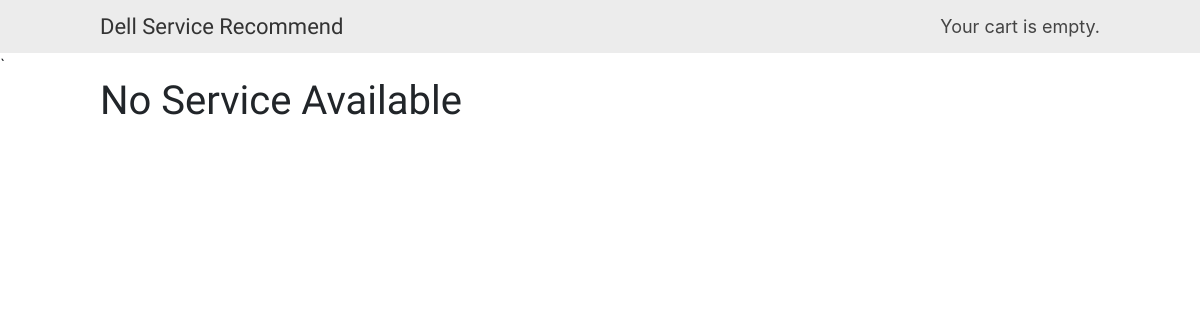
Page /services on the earlier database version.
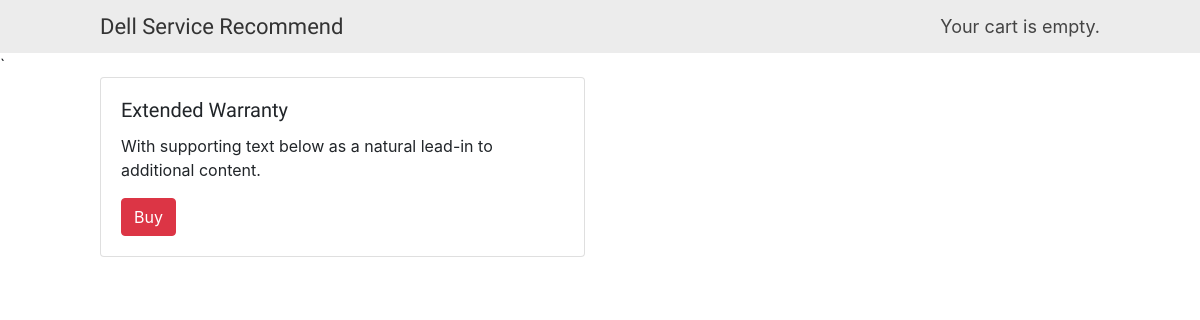
Same page on the later database version.
### shop/models.py (models this page shows, shortened)
class Service(models.Model):
    name = models.CharField(max_length=200, db_index=True)
    slug = models.SlugField(max_length=200, db_index=True, default="")
    description = models.TextField(blank=True)
    conversion_rate = models.IntegerField(default=0, blank=True)
    class Meta:
        ordering = ('name',)
        index_together = (('id', 'slug'),)
    def __str__(self):
        return self.name

### shop/views.py (the view)
# urls.py: path('services', views.service_page, name='service_page'),
def service_page(request):
    services = Service.objects.all()
    return render(request, 'shop/product/services.html', {'services': services})

### cart/cart.py (called while the page is built)
    def __len__(self):
        return sum(item['quantity'] for item in self.cart.values())

### cart/context_processors.py (called while the page is built)
def cart(request):
    return {'cart': Cart(request)}

### shop/templates/shop/product/services.html (shortened to what this page needs)
{% extends "shop/base.html" %}
{% load static %}
{% block content %}
    {% if services.count == 0 %}
        <h1>No Service Available</h1>
    {% endif %}
    <div class="row">
        {% for service in services %}
            <div class="col-sm-6">
                <div class="card">
                    <div class="card-body">
                        <h5 class="card-title">{{ service }}</h5>
                        <p class="card-text">With supporting text below as a natural lead-in to additional
                            content.</p>
                        <a href="{% url 'shop:service_purchased' %}" class="btn btn-danger">
                            Buy
                        </a>
                    </div>
                </div>
            </div>
            <br>
        {% endfor %}
        <br>
    </div>
{% endblock %}

### shop/templates/shop/base.html (shortened to what this page needs)
{% load static %}
<!DOCTYPE html>
<html>
<head>
    <link href="{% static "css/base.css" %}" rel="stylesheet">
    <link href="https://stackpath.bootstrapcdn.com/bootstrap/4.3.1/css/bootstrap.min.css" rel="stylesheet">
</head>
<body>
<div id="header" class="navbar">
    <a href="/" class="logo">
        Dell Service Recommend
    </a>
    <div>
        <div class="nav navbar-nav navbar-right cart ">
            {% with total_items=cart|length %}
                {% if cart|length > 0 %}
                    Your cart:
                    <a href="{% url "cart:cart_detail" %}">
                        {{ total_items }} item{{ total_items|pluralize }},
                        ₹{{ cart.get_total_price }}
                    </a>
                {% else %}
                    Your cart is empty.
                {% endif %}
            {% endwith %}
        </div>
    </div>
</div>
`
<div id="content">
    {% block content %}
    {% endblock %}
</div>
</body>
</html>

### shop/static/css/base.css (style rules this page uses)
body { margin:0; padding:0; font-family:helvetica, sans-serif; }
h1, h2, h3, h4, h5 , h6 { font-family: 'Ubuntu', sans-serif; font-weight:normal; }
a { text-decoration:none; color:#5993bb; }
#header { padding:10px 100px; font-size:18px; overflow:auto; background:#ececec; color:#444; }
#header .logo { font-family: 'Ubuntu', sans-serif; float:left; color:#333; font-size:22px; margin-right:10%; }
#content { padding:0 100px; overflow:hidden; }

Differences in the rows shown:
added Service: name "Extended Warranty"
Other differences:
text no longer shown: "No Service Available"
